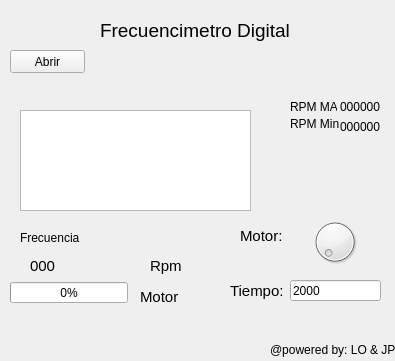
<?xml version="1.0" encoding="UTF-8"?>
<ui version="4.0">
 <class>Widget</class>
 <widget class="QWidget" name="Widget">
  <property name="geometry">
   <rect>
    <x>0</x>
    <y>0</y>
    <width>395</width>
    <height>361</height>
   </rect>
  </property>
  <property name="windowTitle">
   <string>Widget</string>
  </property>
  <widget class="QPushButton" name="pushButton">
   <property name="geometry">
    <rect>
     <x>10</x>
     <y>50</y>
     <width>75</width>
     <height>23</height>
    </rect>
   </property>
   <property name="text">
    <string>Abrir</string>
   </property>
  </widget>
  <widget class="QLabel" name="conect">
   <property name="geometry">
    <rect>
     <x>10</x>
     <y>80</y>
     <width>81</width>
     <height>16</height>
    </rect>
   </property>
   <property name="text">
    <string/>
   </property>
  </widget>
  <widget class="QProgressBar" name="Progres">
   <property name="geometry">
    <rect>
     <x>10</x>
     <y>282</y>
     <width>118</width>
     <height>21</height>
    </rect>
   </property>
   <property name="value">
    <number>0</number>
   </property>
  </widget>
  <widget class="QLabel" name="Title">
   <property name="geometry">
    <rect>
     <x>100</x>
     <y>0</y>
     <width>201</width>
     <height>61</height>
    </rect>
   </property>
   <property name="font">
    <font>
     <pointsize>14</pointsize>
    </font>
   </property>
   <property name="text">
    <string>Frecuencimetro Digital</string>
   </property>
  </widget>
  <widget class="QLabel" name="sign">
   <property name="geometry">
    <rect>
     <x>270</x>
     <y>340</y>
     <width>131</width>
     <height>20</height>
    </rect>
   </property>
   <property name="text">
    <string>@powered by: LO &amp; JP</string>
   </property>
  </widget>
  <widget class="QLabel" name="tag">
   <property name="geometry">
    <rect>
     <x>20</x>
     <y>230</y>
     <width>71</width>
     <height>16</height>
    </rect>
   </property>
   <property name="text">
    <string>Frecuencia </string>
   </property>
  </widget>
  <widget class="QLabel" name="sufPS1">
   <property name="geometry">
    <rect>
     <x>140</x>
     <y>290</y>
     <width>47</width>
     <height>13</height>
    </rect>
   </property>
   <property name="font">
    <font>
     <pointsize>11</pointsize>
    </font>
   </property>
   <property name="text">
    <string>Motor</string>
   </property>
  </widget>
  <widget class="QLabel" name="sufF1">
   <property name="geometry">
    <rect>
     <x>150</x>
     <y>250</y>
     <width>47</width>
     <height>31</height>
    </rect>
   </property>
   <property name="font">
    <font>
     <pointsize>11</pointsize>
    </font>
   </property>
   <property name="text">
    <string>Rpm</string>
   </property>
  </widget>
  <widget class="QLabel" name="label">
   <property name="geometry">
    <rect>
     <x>30</x>
     <y>250</y>
     <width>101</width>
     <height>31</height>
    </rect>
   </property>
   <property name="font">
    <font>
     <pointsize>11</pointsize>
    </font>
   </property>
   <property name="text">
    <string>000</string>
   </property>
  </widget>
  <widget class="QPlainTextEdit" name="plainTextEdit">
   <property name="geometry">
    <rect>
     <x>20</x>
     <y>110</y>
     <width>231</width>
     <height>101</height>
    </rect>
   </property>
  </widget>
  <widget class="QDial" name="dial">
   <property name="geometry">
    <rect>
     <x>310</x>
     <y>210</y>
     <width>50</width>
     <height>64</height>
    </rect>
   </property>
  </widget>
  <widget class="QLabel" name="sufF1_2">
   <property name="geometry">
    <rect>
     <x>240</x>
     <y>220</y>
     <width>47</width>
     <height>31</height>
    </rect>
   </property>
   <property name="font">
    <font>
     <pointsize>11</pointsize>
    </font>
   </property>
   <property name="text">
    <string>Motor:</string>
   </property>
  </widget>
  <widget class="QLabel" name="label_M">
   <property name="geometry">
    <rect>
     <x>290</x>
     <y>100</y>
     <width>47</width>
     <height>13</height>
    </rect>
   </property>
   <property name="text">
    <string>RPM MAX:</string>
   </property>
  </widget>
  <widget class="QLabel" name="LMax">
   <property name="geometry">
    <rect>
     <x>340</x>
     <y>100</y>
     <width>47</width>
     <height>13</height>
    </rect>
   </property>
   <property name="text">
    <string>000000</string>
   </property>
  </widget>
  <widget class="QLabel" name="LMin">
   <property name="geometry">
    <rect>
     <x>340</x>
     <y>120</y>
     <width>47</width>
     <height>13</height>
    </rect>
   </property>
   <property name="text">
    <string>000000</string>
   </property>
  </widget>
  <widget class="QLabel" name="label_m">
   <property name="geometry">
    <rect>
     <x>290</x>
     <y>116</y>
     <width>51</width>
     <height>16</height>
    </rect>
   </property>
   <property name="text">
    <string>RPM Min  :</string>
   </property>
  </widget>
  <widget class="QLabel" name="sufF1_3">
   <property name="geometry">
    <rect>
     <x>230</x>
     <y>280</y>
     <width>61</width>
     <height>21</height>
    </rect>
   </property>
   <property name="font">
    <font>
     <pointsize>11</pointsize>
    </font>
   </property>
   <property name="text">
    <string>Tiempo:</string>
   </property>
  </widget>
  <widget class="QLineEdit" name="TMotor">
   <property name="geometry">
    <rect>
     <x>290</x>
     <y>280</y>
     <width>91</width>
     <height>21</height>
    </rect>
   </property>
   <property name="text">
    <string>2000</string>
   </property>
  </widget>
 </widget>
 <layoutdefault spacing="6" margin="11"/>
 <resources/>
 <connections/>
</ui>
